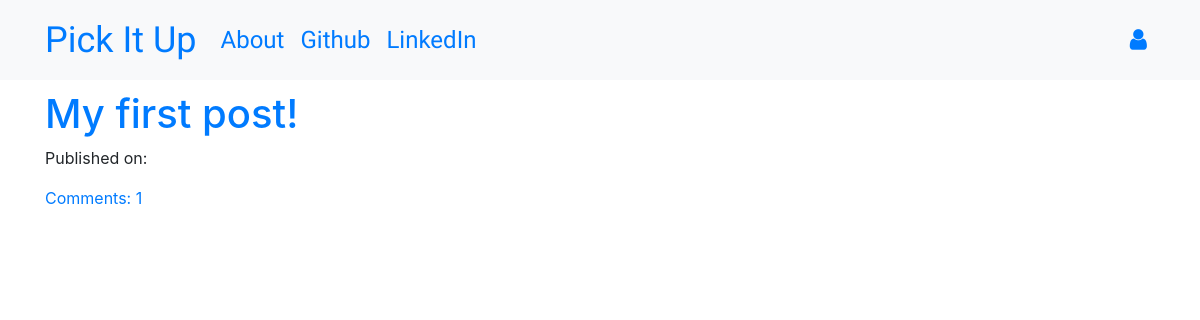
Page /drafts/ on the earlier database version.
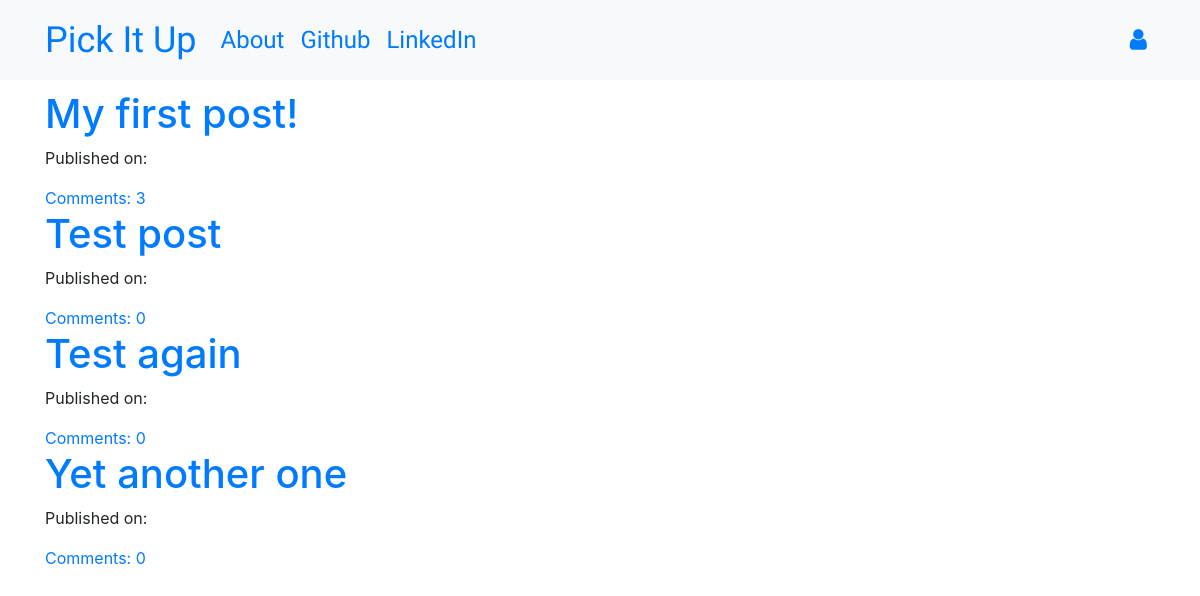
Same page on the later database version.
### blog/models.py (models this page shows, shortened)
class Post(models.Model):
    author = models.ForeignKey("auth.User", on_delete=models.CASCADE)
    title = models.CharField(max_length=100)
    text = models.TextField()  # no max length to cap blogpost
    created_date = models.DateTimeField(
        default=timezone.now, auto_now=False, auto_now_add=False)
    published_date = models.DateTimeField(
        blank=True, null=True, auto_now=False, auto_now_add=False)  # field can be blank or null in case we don't publish or leave it off entirely
    def publish(self):
        self.published_date = timezone.now()
        self.save()
    def approve_comments(self):
        return self.comments.filter(approved_comment=True)

### blog/views.py (the view)
# urls.py: path('drafts/', views.DraftListView.as_view(), name='post_draft_list'),
class DraftListView(ListView, LoginRequiredMixin):
    login_url = '/login/'
    redirect_field_name = 'blog/post_draft_list.html'
    model = Post
    def get_queryset(self):
        return Post.objects.filter(published_date__isnull=True).order_by('created_date')

### blog/templates/blog/post_list.html
{% extends 'blog/base.html'%}
{% block content %}
<div class="centerstage">
    {% for post in post_list %}
    <div class="post">
        <h1><a href="{% url 'post_detail' pk=post.pk %}">{{ post.title }}</a></h1>
        <div class="date">
            <p>Published on: {{ post.published_date|date:"D M Y" }}</p>
        </div>
        <a href="{% url 'post_detail' pk=post.pk %}">Comments: {{ post.approve_comments.count }}</a>
    </div>
    {% endfor %}
</div>
{% endblock %}

Differences in the rows shown:
changed Post "My first post!": approve_comments.count "1" → "3"
added Post: title "Test post", approve_comments.count "0"
added Post: title "Test again", approve_comments.count "0"
added Post: title "Yet another one", approve_comments.count "0"
